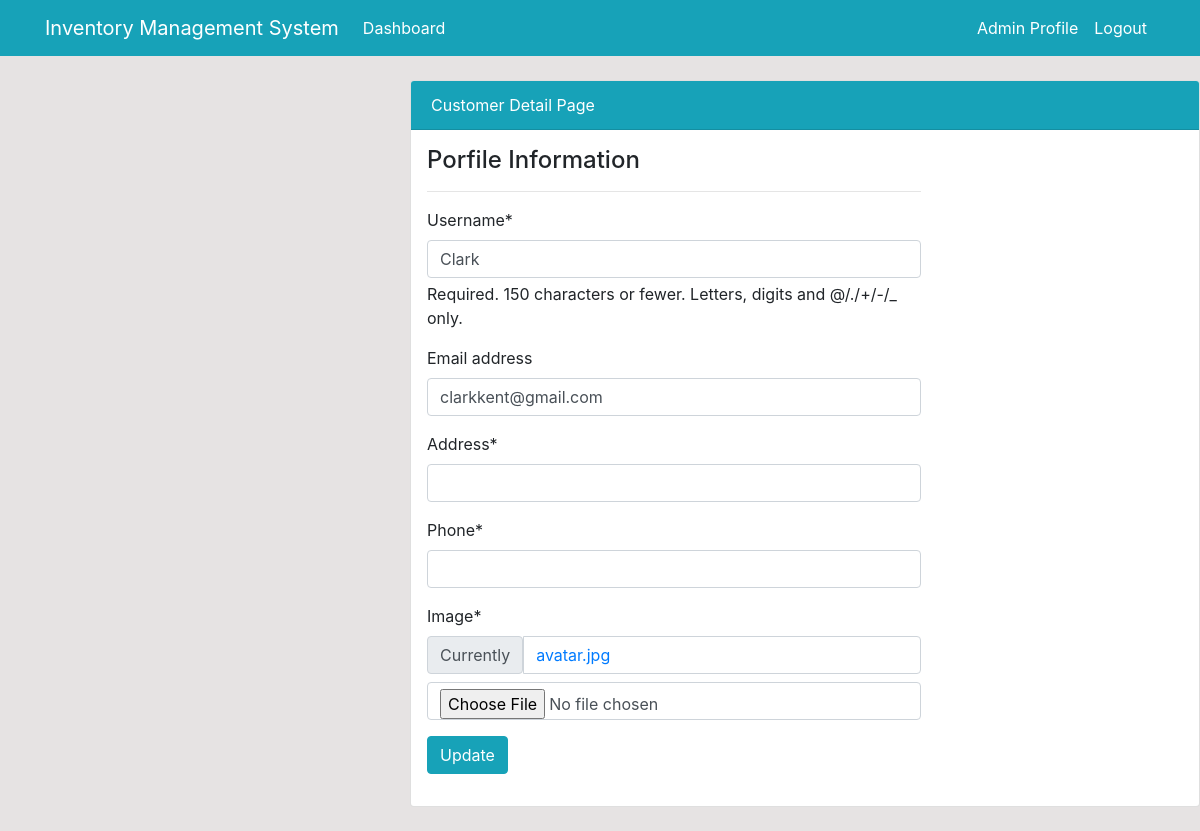
/profile/update (signed in), run on an earlier commit of the app's database.
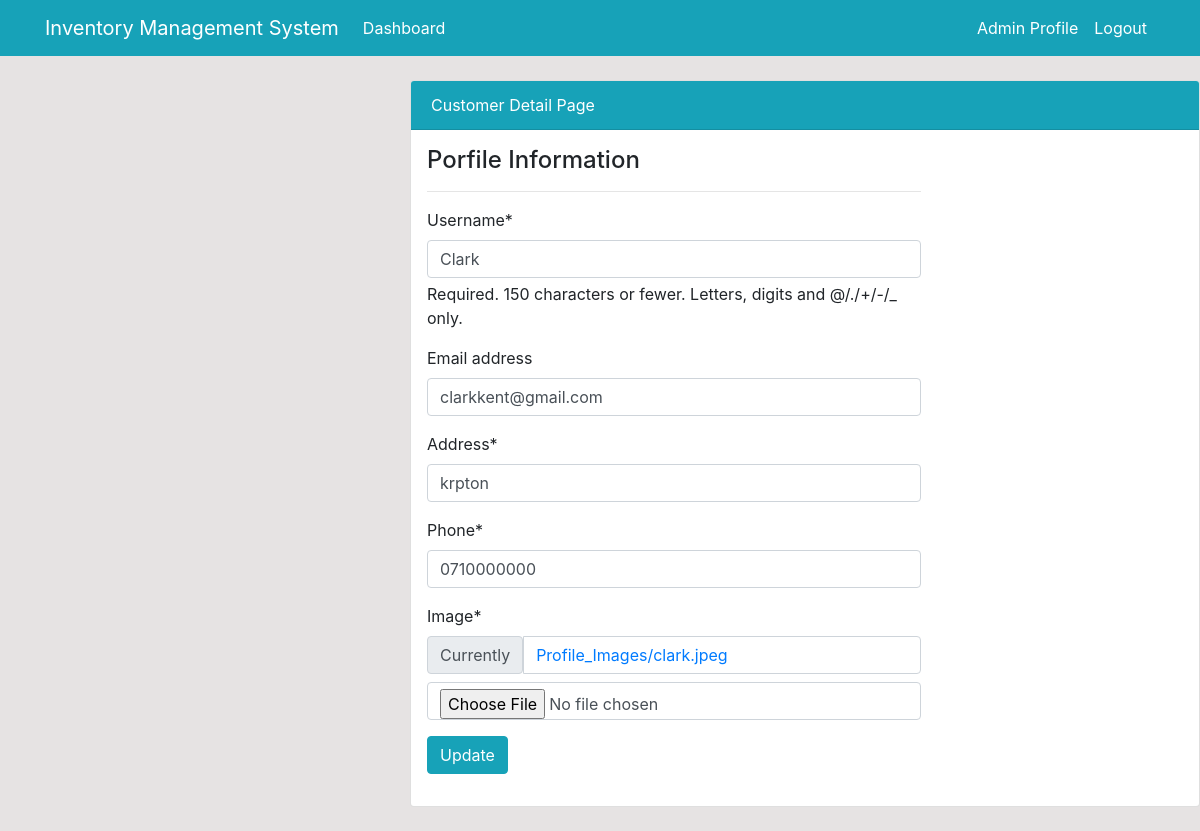
And on a later commit of the database.
### user/models.py (models this page shows, shortened)
class Profile(models.Model):
    staff = models.OneToOneField(User, on_delete=models.CASCADE, null = True)
    address = models.CharField(max_length=200, null = True)
    phone = models.CharField(max_length=20, null = True)
    image = models.ImageField(default = 'avatar.jpg', upload_to ='Profile_Images')

### user/views.py (the view)
# urls.py: path('profile/update', user_view.profile_update, name='user-profile-update'),
def profile_update(request):
   if request.method == 'POST':
      user_form = UserUpdateForm(request.POST, instance= request.user)
      profile_form = ProfileUpdateForm(request.POST, request.FILES, instance = request.user.profile)
      if user_form.is_valid() and profile_form.is_valid():
         user_form.save()
         profile_form.save()
         return redirect('user-profile')
   else:
       user_form =  UserUpdateForm( instance= request.user)
       profile_form = ProfileUpdateForm( instance = request.user.profile)
   context ={
      'user_form':user_form,
      'profile_form': profile_form,
   }
   return render(request, 'user/profile_update.html', context)

### user/forms.py
class UserUpdateForm(forms.ModelForm):
    class Meta:
        model = User
        fields = ['username', 'email']

class ProfileUpdateForm(forms.ModelForm):
    class Meta:
        model = Profile
        fields = ['address', 'phone', 'image']

### templates/user/profile_update.html (shortened to what this page needs)
{% extends 'partials/base.html' %}
{% load crispy_forms_tags %}
{% block content %}
<div class="row my-4">
    <div class="col-md-4"></div>
    <div class="col-md-8">
        <div class="card">
            <div class="card-header bg-info text-white">
                Customer Detail Page
            </div>
            <div class="row p-3">
                <div class="col-md-8">
                    <table class="table table-borderless">
                        <thead>
                            <span class="h4">Porfile Information</span class="h4">
                            <hr>
                            <form method="POST"  enctype="multipart/form-data">
                                {{ user_form|crispy}}
                                {{ profile_form|crispy}}
                            <input class="btn btn-info" type = "submit" value="Update">
                            </form>
                        </thead>
                    </table>
                </div>
            </div>
        </div>
    </div>
</div>
{% endblock %}

### templates/partials/base.html (shortened to what this page needs)
{% load static %}
<!doctype html>
<html lang="en">
  <head>
    <link rel="stylesheet" href="https://cdn.jsdelivr.net/npm/bootstrap@4.6.2/dist/css/bootstrap.min.css">
<link rel="stylesheet" href="{%static '/style.css' %}">
  </head>
  <body>
    {% include 'partials/nav.html' %}
    {% block content%}
    {%endblock%}
  </body>
</html>

### templates/partials/nav.html (shortened to what this page needs)
<nav class="navbar navbar-expand-lg navbar-info bg-info">
    {%if user.is_authenticated %}
    <div class="container">
    <a class="navbar-brand text-white" href="{%url 'dashboard-index' %}">Inventory Management System</a>
    <div class="collapse navbar-collapse" id="navbarSupportedContent">
    <ul class="navbar-nav mr-auto">
    <li class="nav-item active">
    <a class="nav-link text-white" href="{%url 'dashboard-index' %}">Dashboard </a>
    </li>
    </ul>
    <ul class="navbar-nav ml-auto">
    <li class="nav-item active">
    <a class="nav-link text-white" href="{% url 'user-profile' %}">Admin Profile </a>
    </li>
    <li class="nav-item">
    <a class="nav-link text-white" href="{% url 'user-logout' %}">Logout</a>
    </li>
    </ul>
        {% endif %}
    </div>
    </div>
</nav>

### static/style.css (style rules this page uses)
body { background: rgb(230, 227, 227); }

What changed in the data, as far as the page shows it:
changed Profile: address (not shown) → "krpton"; phone (not shown) → "0710000000"
Also different on the page:
text no longer shown: "Address * Phone * Image * Currently avatar.jpg"
text now shown: "Address * Phone * Image * Currently Profile_Images/clark.jpeg"
